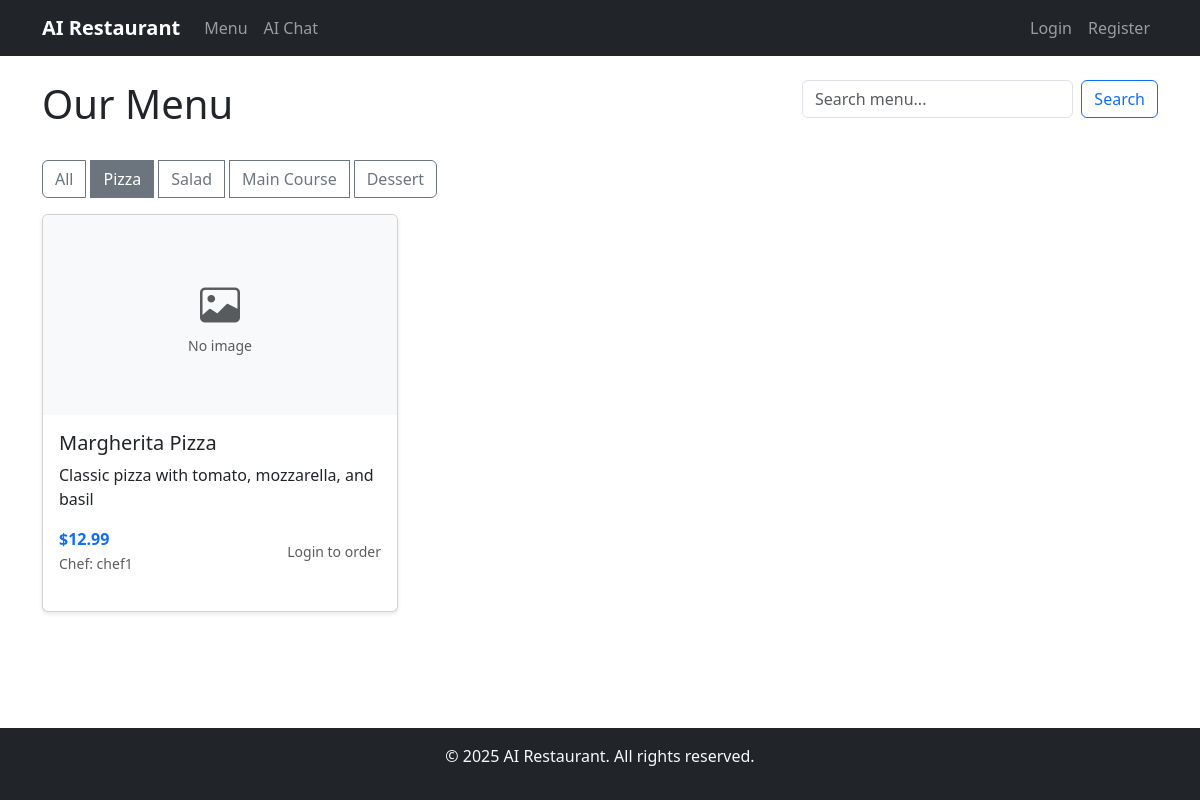
The app's page /?category=Pizza with its own data.
### Online_Restaurant/models.py (models this page shows, shortened)
class Menu(db.Model):
    __tablename__ = 'menu'
    id = db.Column(db.Integer, primary_key=True)
    name = db.Column(db.String(100), nullable=False)
    description = db.Column(db.Text)
    price = db.Column(db.Float, nullable=False)
    image_path = db.Column(db.String(255))
    chef_id = db.Column(db.Integer, db.ForeignKey('users.id'), nullable=True)
    category = db.Column(db.String(50))
    is_available = db.Column(db.Boolean, default=True)
    created_at = db.Column(db.DateTime, default=datetime.utcnow)
    order_items = db.relationship('OrderItem', backref='menu_item', lazy='dynamic')
    ratings = db.relationship('Rating', backref='menu_item', lazy='dynamic')
    def average_rating(self):
        ratings = self.ratings.all()
        if not ratings:
            return 0.0
        return sum(r.rating for r in ratings) / len(ratings)

class User(UserMixin, db.Model):
    __tablename__ = 'users'
    id = db.Column(db.Integer, primary_key=True)
    username = db.Column(db.String(80), unique=True, nullable=False, index=True)
    email = db.Column(db.String(120), unique=True, nullable=False)
    password_hash = db.Column(db.String(255), nullable=False)
    role = db.Column(db.String(20), nullable=False, default='Visitor')  # Visitor, Customer, VIP, Chef, DeliveryPerson, Manager
    balance = db.Column(db.Float, default=0.0)
    salary = db.Column(db.Float, default=0.0)  # For employees
    created_at = db.Column(db.DateTime, default=datetime.utcnow)
    is_active = db.Column(db.Boolean, default=True)
    orders_placed = db.relationship('Order', foreign_keys='Order.customer_id', backref='customer', lazy='dynamic')
    orders_delivered = db.relationship('Order', foreign_keys='Order.delivery_person_id', backref='delivery_person', lazy='dynamic')
    complaints_filed = db.relationship('Complaint', foreign_keys='Complaint.filed_by_id', backref='filer', lazy='dynamic')
    complaints_received = db.relationship('Complaint', foreign_keys='Complaint.filed_against_id', backref='target', lazy='dynamic')
    compliments_filed = db.relationship('Compliment', foreign_keys='Compliment.filed_by_id', backref='filer', lazy='dynamic')
    compliments_received = db.relationship('Compliment', foreign_keys='Compliment.filed_against_id', backref='target', lazy='dynamic')
    warnings = db.relationship('Warning', backref='user', lazy='dynamic')
    ratings_given = db.relationship('Rating', foreign_keys='Rating.customer_id', lazy='dynamic')
    menu_items = db.relationship('Menu', backref='chef', lazy='dynamic')

### Online_Restaurant/app.py (the view, shortened to what this page needs)
@app.route('/')
def index():
    search = request.args.get('search', '')
    category = request.args.get('category', '')
    query = Menu.query.filter_by(is_available=True)
    if search:
        query = query.filter(Menu.name.contains(search) | Menu.description.contains(search))
    if category:
        query = query.filter_by(category=category)
    menu_items = query.all()
    personalized_items = {}
    categories = db.session.query(Menu.category).distinct().all()
    categories = [c[0] for c in categories if c[0]]
    return render_template('index.html',
                         menu_items=menu_items,
                         search=search,
                         category=category,
                         categories=categories,
                         personalized_items=personalized_items)

### Online_Restaurant/templates/index.html (shortened to what this page needs)
{% extends "base.html" %}
{% block content %}
<div class="row mb-4">
    <div class="col-md-8">
        <h1>Our Menu</h1>
    </div>
    <div class="col-md-4">
        <form method="GET" action="{{ url_for('index') }}" class="d-flex">
            <input class="form-control me-2" type="search" name="search" placeholder="Search menu..." value="{{ search }}">
            <button class="btn btn-outline-primary" type="submit">Search</button>
        </form>
    </div>
</div>
<div class="mb-3">
    {% if categories %}
    <div class="btn-group" role="group">
        <a href="{{ url_for('index') }}" class="btn btn-outline-secondary">All</a>
        {% for cat in categories %}
        <a href="{{ url_for('index', category=cat) }}"
           class="btn btn-outline-secondary {% if category == cat %}active{% endif %}">{{ cat }}</a>
        {% endfor %}
    </div>
    {% endif %}
</div>
<div class="row">
    {% for item in menu_items %}
    <div class="col-md-4 mb-4">
        <div class="card h-100">
            {% if item.image_path %}
            <img src="{{ url_for('static', filename='images/' + item.image_path) }}"
                 class="card-img-top" alt="{{ item.name }}" style="height: 200px; object-fit: cover;">
            {% else %}
            <div class="card-img-top d-flex align-items-center justify-content-center bg-light" style="height: 200px;">
                <div class="text-center">
                    <i class="bi bi-image fs-1 text-muted"></i>
                    <p class="text-muted small mb-0">No image</p>
                </div>
            </div>
            {% endif %}
            <div class="card-body">
                <h5 class="card-title">{{ item.name }}</h5>
                <p class="card-text">{{ item.description or 'Delicious item from our kitchen' }}</p>
                <div class="d-flex justify-content-between align-items-center">
                    <div>
                        <strong class="text-primary">${{ "%.2f"|format(item.price) }}</strong>
                        {% if item.chef %}
                        <br><small class="text-muted">Chef: {{ item.chef.username }}</small>
                        {% endif %}
                        {% set avg_rating = item.average_rating() %}
                    </div>
                    {% if current_user.is_authenticated and current_user.is_customer() %}
                    <form method="POST" action="{{ url_for('add_to_cart', menu_id=item.id) }}" class="d-inline">
                        <div class="input-group" style="width: 120px;">
                            <input type="number" name="quantity" value="1" min="1" class="form-control form-control-sm" style="width: 60px;">
                            <button type="submit" class="btn btn-primary btn-sm">
                                <i class="bi bi-cart-plus"></i>
                            </button>
                        </div>
                    </form>
                    {% elif not current_user.is_authenticated %}
                    <small class="text-muted">Login to order</small>
                    {% endif %}
                </div>
            </div>
        </div>
    </div>
    {% else %}
    <div class="col-12">
        <p class="text-center text-muted">No menu items found.</p>
    </div>
    {% endfor %}
</div>
{% endblock %}

### Online_Restaurant/static/css/style.css (style rules this page uses)
body { min-height: 100vh; display: flex; flex-direction: column; }
.card { box-shadow: 0 2px 4px rgba(0,0,0,0.1); margin-bottom: 20px; }
.card-img-top { width: 100%; height: 200px; object-fit: cover; }
.btn-group .btn { margin-right: 5px; }

### records on screen
Menu: category "Salad"
Menu: category "Dessert"
Menu: shows "No image", name "Margherita Pizza", description "Classic pizza with tomato, mozzarella, and basil", price "12.99", chef.username "chef1"

### other values on screen
{{ cat }} "Pizza" "Main Course"
